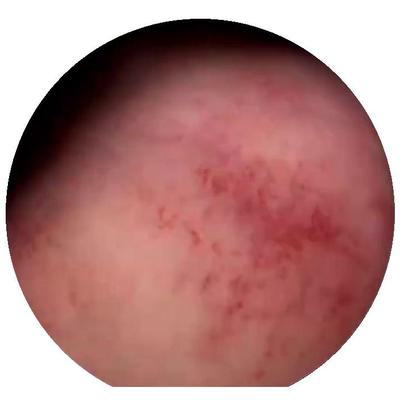
#> input picture up4/test/uterus/108.jpg, 400 x 400 px, found by its file name; its folder holds only this picture in this run
$ jupyter execute --allow-errors image_preprocessing.ipynb
#> lines starting #> are read from the running program, lines starting #| are printed output that depends on the picture; after the words box and inside, x2 and y2 are one past the last pixel; in counts of white or black regions, pixels touching at a corner belong together
[cell 1]
# Cropping hysteroscopy images with Circles (suitable for a folder)

import cv2
from PIL import Image, ImageDraw
import os

# [40 lines left out: functions detect_circle, add_padding_to_square, crop_to_circle, not called in this run]

# Directory path
input_directory = "/Users/ummefahmidaakter/Downloads/up3/p"

# Loop through each file in the directory
#> (the rest of this cell did not finish here and is left out)

[cell 2]
# Cropping hysteroscopy images with Circles (suitable for one image)

import cv2
import os
import numpy as np
from PIL import Image, ImageDraw, ImageOps

def detect_circle(image_path):
    """Detect the primary circle in the given image."""
    gray = cv2.imread(image_path, cv2.IMREAD_GRAYSCALE)
    circles = cv2.HoughCircles(gray, cv2.HOUGH_GRADIENT, dp=1, minDist=20, param1=50, param2=30, minRadius=0, maxRadius=0)

    if circles is not None:
        return tuple(circles[0][0].round().astype(int))
    return None

# [4 lines left out: function add_padding_to_square, not called in this run]

def crop_to_circle(input_path):
    """Crop the image to its detected circle."""
    circle = detect_circle(input_path)
    if not circle:
        print(f"Circle not detected for image {input_path}!")
        return None

    x, y, r = circle
    image = Image.open(input_path)
    mask = Image.new("L", image.size, 0)
    ImageDraw.Draw(mask).ellipse([(x-r, y-r), (x+r, y+r)], fill=255)
    result = Image.composite(image, Image.new("RGBA", image.size, (0, 0, 0, 0)), mask)

    result = result.crop((max(0, x-r-10), max(0, y-r-10), min(image.width, x+r+10), min(image.height, y+r+10)))
    return add_padding_to_square(result)

def show_before_after(input_image_path):
    """Show original and cropped image side by side."""
    cropped = crop_to_circle(input_image_path)
    if not cropped:
        return

    original = Image.open(input_image_path)
    max_height = min(original.height, cropped.height)
    original = ImageOps.fit(original, (original.width, max_height))
    cropped = ImageOps.fit(cropped, (cropped.width, max_height))

    # Concatenate horizontally
    side_by_side = Image.new('RGB', (original.width + cropped.width, max_height))
    side_by_side.paste(original, (0, 0))
    side_by_side.paste(cropped, (original.width, 0))
    side_by_side.save("before_and_after.jpg")

    # Display the side by side image using OpenCV:
    cv2.imshow('Before and After', cv2.cvtColor(np.array(side_by_side), cv2.COLOR_RGB2BGR))
    cv2.waitKey(0)
    cv2.destroyAllWindows()

input_image_path = "/Users/ummefahmidaakter/Downloads/1.jpg"
#> (the rest of this cell did not finish here and is left out)

[cell 3]
# Convert Images From .png to .jpg

import os
from PIL import Image

# [12 lines left out: function convert_png_to_jpg, not called in this run]

def convert_all_pngs_in_folder(input_folder, output_folder):
    # Ensure output directory exists
    if not os.path.exists(output_folder):
        os.makedirs(output_folder)

    for filename in os.listdir(input_folder):
        if filename.endswith('.png'):
            png_filepath = os.path.join(input_folder, filename)
            convert_png_to_jpg(png_filepath, output_folder)

# Usage example:
input_folder = "/Users/ummefahmidaakter/Downloads/png"
output_folder = "/Users/ummefahmidaakter/Downloads/png"
#> (the rest of this cell did not finish here and is left out)

[cell 4]
# Image Resizing (suitable for a folder)

import os
from PIL import Image

# Set parameters
new_width = 400
new_height = 400

folder_path = "/Users/ummefahmidaakter/Downloads/up3/uterus"

# Loop through each file in the folder
for file_name in os.listdir(folder_path):
    if file_name.lower().endswith(('.png', '.jpg', '.jpeg', '.gif')):
        file_path = os.path.join(folder_path, file_name)

        # Read the image from the file path
        img = Image.open(file_path)
#> img is the input picture: PIL image 400x400 RGB; mean R, G, B 178.2, 131.1, 129.4

        # Convert "RGBA" images to "RGB" mode if needed
        if img.mode == 'RGBA':
            img = img.convert('RGB')

        # Resize the image to the desired size using LANCZOS resampling
        resized_img = img.resize((new_width, new_height), Image.LANCZOS)

        # Construct the new filename with the "resized_" prefix and the same extension as the original
        new_file_name = "resized_folder" + file_name

        # Save the resized image back to the folder
        resized_img.save(os.path.join(folder_path, new_file_name))

print("Image resizing complete!")

[cell 5]
# Image Resizing (suitable for one image)

import os
from PIL import Image
import numpy as np
import cv2
import matplotlib.pyplot as plt

# Set parameters
img_size = 400

train_folder = "/Users/ummefahmidaakter/Downloads"

# Loop through each file in the folder for the current class
#> (the rest of this cell did not finish here and is left out)

[cell 6]
# Image Renaming

import os
import shutil

def rename_images(folder_path):
    try:
        # Get a list of all files in the folder
        files = os.listdir(folder_path)
        # Sort the files to ensure they are renamed in the correct order
        files.sort()

        # Start renaming from 1
        count = 1

        # Loop through each file and rename it
        for filename in files:
            if filename.lower() == ".ds_store":
                continue  # Skip .DS_Store files

            # Get the file extension
            _, ext = os.path.splitext(filename)
            # Create the new name using the count and file extension
            new_name = str(count) + ext
            # Join the folder path and the old filename to get the full old path
            old_path = os.path.join(folder_path, filename)
            # Join the folder path and the new filename to get the full new path
            new_path = os.path.join(folder_path, new_name)

            try:
                # Rename the file
                os.rename(old_path, new_path)
            except Exception as e:
                print(f"Error renaming {filename}: {e}")
                # If there was an error renaming the file, continue with the next file
                continue

            # Increment the count for the next iteration
            count += 1

    except Exception as e:
        print(f"Error occurred: {e}")

if __name__ == "__main__":
    folder_path = "/Users/ummefahmidaakter/Downloads/up3/uterus"  # Replace this with your folder path
    rename_images(folder_path)

[cell 7]
# Frames Extracting from Videos

import av
import os

# Replace the video file path with the correct directory of your video
video_file_path = "/Users/ummefahmidaakter/Downloads/lumen/cervix_lumin.mp4"

# Create the output directory if it doesn't exist
output_directory = "/Users/ummefahmidaakter/Downloads/lumen/cervix_lumin"
if not os.path.exists(output_directory):
    os.makedirs(output_directory)

# Open the video using PyAV
#> (the rest of this cell did not finish here and is left out)

[cell 8]
# Removing Duplicate Images

import os
from PIL import Image, UnidentifiedImageError
import imagehash

def find_duplicates(folder_path):
    image_hashes = {}
    duplicate_images = []

    for filename in os.listdir(folder_path):
        file_path = os.path.join(folder_path, filename)

        if not os.path.isfile(file_path):
            continue

        try:
            with Image.open(file_path) as img:
                # Calculate the hash of the image
                hash_value = imagehash.average_hash(img)
                if hash_value in image_hashes:
                    duplicate_images.append(filename)
                else:
                    image_hashes[hash_value] = filename
        except (IOError, OSError, UnidentifiedImageError) as e:
            print(f"Error processing {filename}: {str(e)}")

    return duplicate_images

def remove_duplicates(folder_path):
    duplicate_images = find_duplicates(folder_path)

    for filename in duplicate_images:
        file_path = os.path.join(folder_path, filename)
        try:
            os.remove(file_path)
            print(f"Removed duplicate image: {filename}")
        except Exception as e:
            print(f"Failed to remove {filename}: {str(e)}")

#> (the rest of this cell did not finish here and is left out)

[cell 9]
# Splitting Dataset into Training, Testing and Validation Portion for images with their Corresponding Masks

import os
import shutil
from sklearn.model_selection import train_test_split

# Define paths to your original and masked image folders
original_folder = "/Users/ummefahmidaakter/Downloads/u_p/image"
mask_folder = "/Users/ummefahmidaakter/Downloads/u_p/uterus"

# Create lists to store file names
original_files = os.listdir(original_folder)
mask_files = os.listdir(mask_folder)

# Split the data into train, test, and validation sets
#> (the rest of this cell did not finish here and is left out)

[cell 10]
# Splitting Dataset into Training, Testing and Validation Portion for images with multiple classes

import os
import shutil
import random

# [25 lines left out: function split_data, not called in this run]

# Paths
src_polyp = "/Users/ummefahmidaakter/Downloads/up5/polyp"
src_uterus = "/Users/ummefahmidaakter/Downloads/up5/uterus"

# Validate and print the number of images in source folders
#> (the rest of this cell did not finish here and is left out)

[cell 11]
# Data Augmentation

import numpy as np
import matplotlib.pyplot as plt
from tensorflow.keras.preprocessing.image import ImageDataGenerator, load_img, img_to_array


# Load the image
img_path = "/Users/ummefahmidaakter/Downloads/534.jpg" # Change to the path of your image
#> (the rest of this cell did not finish here and is left out)

[cell 12]
# Morphology

import cv2
import numpy as np
import matplotlib.pyplot as plt

# Load the image
file_path = "/Users/ummefahmidaakter/Downloads/534.jpg"
image = cv2.imread(file_path, cv2.IMREAD_GRAYSCALE) / 255.0  # Load as grayscale and normalize to [0, 1]
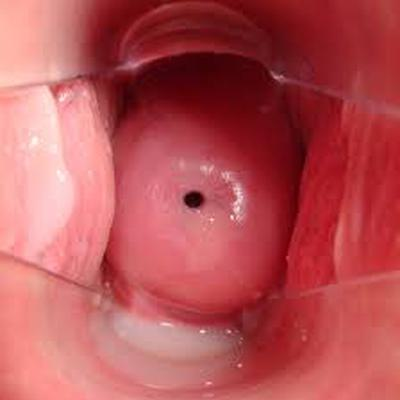
#> input picture cervix4/train/image/534.jpg, 400 x 400 px, found by its file name
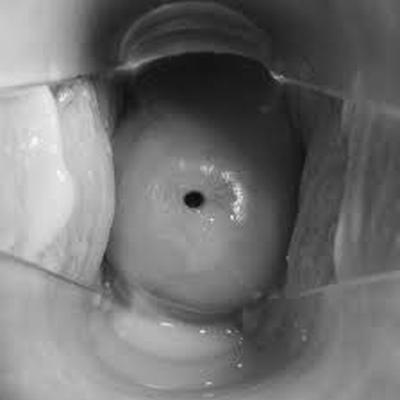
#> image: shape (400, 400) float64; min 0.0314, max 0.988, mean 0.443

# Apply threshold
threshold = 0.5
binary_mask = (image > threshold).astype(np.uint8)
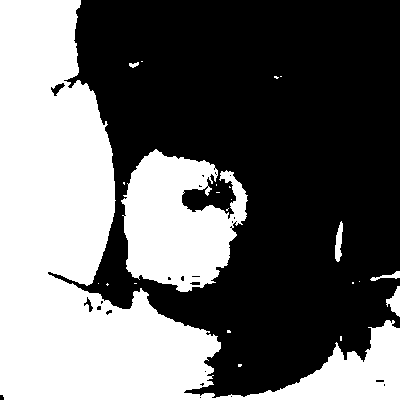
#> binary_mask: shape (400, 400); values 0 (black) and 1 (white), 41.8% white; 23 white regions (17 under 20 px), largest, box (x1, y1, x2, y2) and area: (0, 0, 400, 400) 54257, (121, 149, 248, 292) 11877, (386, 286, 400, 317) 235, (335, 221, 343, 262) 208, (370, 271, 400, 281) 112, (129, 62, 139, 68) 37

# Apply morphological transformation
kernel = cv2.getStructuringElement(cv2.MORPH_ELLIPSE, (5, 5))
morphed_mask = cv2.morphologyEx(binary_mask, cv2.MORPH_CLOSE, kernel)
#> morphed_mask: shape (400, 400); values 0 (black) and 1 (white), 42.3% white; 16 white regions (10 under 20 px), largest, box (x1, y1, x2, y2) and area: (0, 0, 400, 400) 54691, (121, 149, 248, 292) 12245, (386, 286, 400, 317) 242, (335, 221, 343, 262) 210, (370, 271, 400, 281) 112, (129, 61, 143, 68) 41

# Display the original and morphed images
fig, (ax1, ax2) = plt.subplots(1, 2, figsize=(10, 5))

ax1.set_title("Original Image")
ax1.imshow(image, cmap='gray')
ax1.axis('off')

ax2.set_title("Morphed Image")
ax2.imshow(morphed_mask, cmap='gray')
ax2.axis('off')

plt.tight_layout()
plt.show()
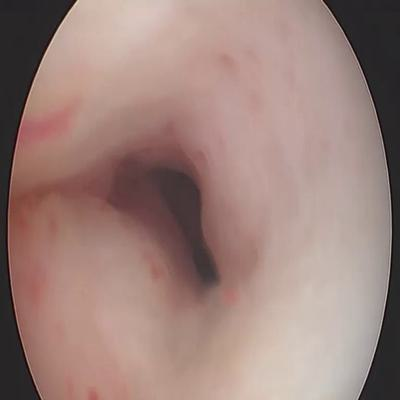
#> input picture lumen4/test/image/2.jpg, 400 x 400 px, found by its file name
#> further down, img is the input picture: PIL image 400x400 RGB; mean R, G, B 156.8, 129.7, 123.2
#> `lab_img = cv2.cvtColor(img, cv2.COLOR_BGR2LAB)`: lab_img: shape (400, 400, 3); mean of channels 0, 1, 2 137.5, 131.9, 112.9

[cell 13]
# Data Augmentation and Morphology together

import cv2
import numpy as np
import matplotlib.pyplot as plt
from tensorflow.keras.preprocessing.image import ImageDataGenerator, load_img, img_to_array

# Image path
img_path = "/Users/ummefahmidaakter/Downloads/534.jpg"  # Change to the path of your image

# 1. Apply Data Augmentations using code 1
#> (the rest of this cell did not finish here and is left out)

[cell 14]
# LBP + SIFT + FAST + CLAHE

import os
from PIL import Image
import cv2
import numpy as np
import matplotlib.pyplot as plt
from skimage.feature import local_binary_pattern

img_size = 400
hist_bins = 16

train_folder = "/Users/ummefahmidaakter/Downloads"

# Replace os.listdir with a list containing the image file name
file_name = '2.jpg'
file_path = os.path.join(train_folder, file_name)

# Check if the file is an image file
#> (the rest of this cell did not finish here and is left out)

[cell 15]
# LBP + SIFT + THresholding + Bilateral Denoising

import os
from PIL import Image
import cv2
import numpy as np
import matplotlib.pyplot as plt
from skimage.feature import local_binary_pattern

img_size = 400
hist_bins = 16

train_folder = "/Users/ummefahmidaakter/Downloads"

# Replace os.listdir with a list containing the image file name
file_name = '2.jpg'
file_path = os.path.join(train_folder, file_name)

# Check if the file is an image file
if file_name.endswith(".jpg") or file_name.endswith(".png") or file_name.endswith(".jpeg"):
    # Read the image from the file path
    img = Image.open(file_path)

    # Display the original image
    fig, (ax1, ax2) = plt.subplots(1, 2)
    ax1.imshow(img)
    ax1.set_title('Original Image')

    # Resize the image to the desired size
    resized_img = cv2.resize(np.array(img), (img_size, img_size))

    # Apply thresholding to separate foreground and background
    gray = cv2.cvtColor(resized_img, cv2.COLOR_BGR2GRAY)
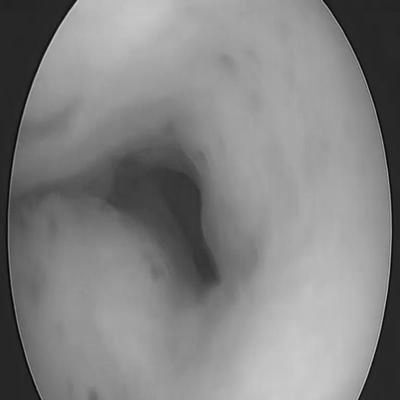
#> gray: shape (400, 400); min 0, max 216, mean 130.9
    _, threshold = cv2.threshold(gray, 0, 255, cv2.THRESH_BINARY_INV + cv2.THRESH_OTSU)
#> threshold: shape (400, 400); 25% white; 36 white regions (33 under 20 px), largest, box (x1, y1, x2, y2) and area: (0, 0, 228, 400) 29711, (323, 0, 400, 400) 10065, (16, 123, 29, 160) 149
    threshold_img = cv2.bitwise_and(resized_img, resized_img, mask=threshold)
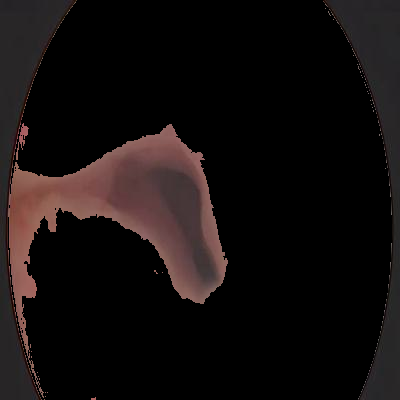
#> threshold_img: shape (400, 400, 3); mean R, G, B 19.9, 14.7, 14.3

    # Perform image denoising using Bilateral Filter
    bilateral_img = cv2.bilateralFilter(threshold_img, d=9, sigmaColor=75, sigmaSpace=75)

    # Extract SIFT features
    sift = cv2.SIFT_create()
    keypoints, descriptors = sift.detectAndCompute(gray, None)
#> keypoints = 15 keypoints; strongest (x, y, size): (76, 4, 1.9), (167, 198, 84.3), (48, 45, 2.1), (66, 13, 1.9)

    # Check if descriptors exist
    if descriptors is not None and len(keypoints) > 0:
        # Convert descriptors to numpy array
        descriptors = np.array(descriptors)

        # Check if the length of descriptors is less than or equal to 1000 before padding
        if descriptors.shape[0] <= 1000:
            descriptors = np.pad(descriptors, ((0, 1000 - descriptors.shape[0]), (0, 0)), mode='constant')
        else:
            descriptors = descriptors[:1000, :]

    # Display the SIFT features
    sift_img = cv2.drawKeypoints(bilateral_img, keypoints, None, flags=cv2.DRAW_MATCHES_FLAGS_DRAW_RICH_KEYPOINTS)

    gray = cv2.cvtColor(sift_img, cv2.COLOR_BGR2GRAY)
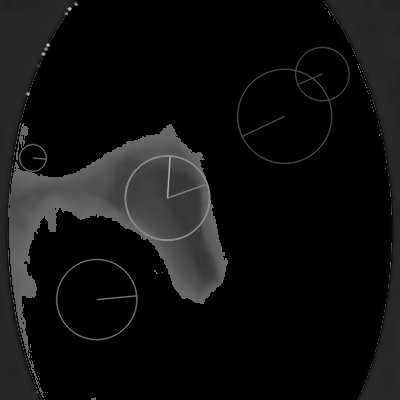
#> gray: shape (400, 400); min 0, max 202, mean 16.1

    # Calculate the LBP features
    lbp = local_binary_pattern(gray, 8, 1, method='uniform')
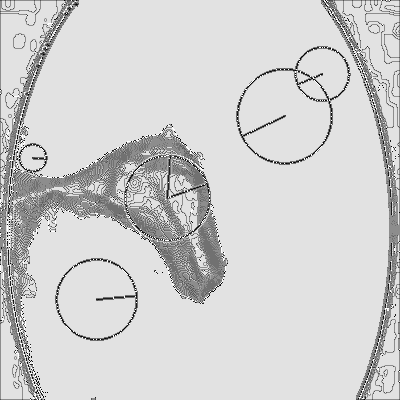
#> lbp: shape (400, 400) float64; min 0, max 9, mean 7.39; drawn with min black and max white
    hist_lbp, _ = np.histogram(lbp, bins=hist_bins, range=(0, hist_bins - 1), density=True)
#> hist_lbp = [0.00524, 0.00902, 0.000873, 0.0183, 0.0481, 0.0769, 0.0114, 0.0177, 0.868, 0.0113, 0, 0, 0, 0, 0, 0]

    # Display the LBP image
    ax2.imshow(lbp, cmap='gray')
    ax2.set_title('LBP and SIFT together')
    plt.show()

[cell 16]
# Color Histogram + ORB + THresholding + Bilateral Denoising

import os
from PIL import Image
import cv2
import numpy as np
import matplotlib.pyplot as plt

img_size = 250
channels = 3
hist_bins = 16

train_folder = "/Users/ummefahmidaakter/Downloads"

# Replace os.listdir with a list containing the image file name
file_name = '2.jpg'
file_path = os.path.join(train_folder, file_name)

# Check if the file is an image file
if file_name.endswith((".jpg", ".png", ".jpeg")):
    # Read the image from the file path
    img = Image.open(file_path)

    # Display the original image
    fig, (ax1, ax2) = plt.subplots(1, 2)
    ax1.imshow(img)
    ax1.set_title('Original Image')

    # Resize the image to the desired size
    resized_img = cv2.resize(np.array(img), (img_size, img_size))

    # Convert the resized image to grayscale
    gray = cv2.cvtColor(resized_img, cv2.COLOR_BGR2GRAY)
#> gray: shape (250, 250)

    # Apply thresholding to separate foreground and background
    _, threshold = cv2.threshold(gray, 0, 255, cv2.THRESH_BINARY_INV + cv2.THRESH_OTSU)
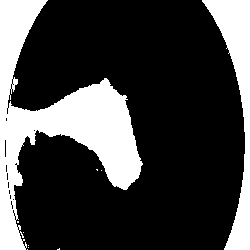
#> threshold: shape (250, 250); 25% white; 10 white regions (8 under 20 px), largest, box (x1, y1, x2, y2) and area: (0, 0, 143, 250) 11676, (202, 0, 250, 250) 3944
    threshold_img = cv2.bitwise_and(resized_img, resized_img, mask=threshold)
#> threshold_img: shape (250, 250, 3)

    # Perform image denoising using Bilateral Filter
    bilateral_img = cv2.bilateralFilter(threshold_img, d=9, sigmaColor=75, sigmaSpace=75)
#> bilateral_img: shape (250, 250, 3)

    # Create an ORB object and find keypoints and descriptors
    orb = cv2.ORB_create()
    keypoints, descriptors = orb.detectAndCompute(gray, None)
#> keypoints = (); descriptors = None

    # Check if descriptors exist
    if descriptors is not None and len(keypoints) > 0:
        # Convert descriptors to numpy array
        descriptors = np.array(descriptors)

        # Check if the length of descriptors is less than or equal to 1000 before padding
        if descriptors.shape[0] <= 1000:
            descriptors = np.pad(descriptors, ((0, 1000 - descriptors.shape[0]), (0, 0)), mode='constant')
        else:
            descriptors = descriptors[:1000, :]

    # Display the ORB features with thresholding and bilateral features applied
    orb_img = cv2.drawKeypoints(bilateral_img, keypoints, None, color=(0, 255, 0), flags=0)

    # Calculate the color histogram for each channel
    hist_b = cv2.calcHist([orb_img], [0], None, [hist_bins], [0, 256])
#> hist_b = [46784, 326, 7410, 48, 1015, 924, 1096, 1084, 2566, 1159, 88, 0, 0, 0, 0, 0]
    hist_g = cv2.calcHist([orb_img], [1], None, [hist_bins], [0, 256])
#> hist_g = [46860, 625, 7071, 1876, 1838, 2479, 1751, 0, 0, 0, 0, 0, 0, 0, 0, 0]
    hist_r = cv2.calcHist([orb_img], [2], None, [hist_bins], [0, 256])
#> hist_r = [46862, 661, 7043, 1779, 2730, 3290, 135, 0, 0, 0, 0, 0, 0, 0, 0, 0]

    # Normalize the histograms
    hist_b = cv2.normalize(hist_b, hist_b, alpha=0, beta=1, norm_type=cv2.NORM_MINMAX).flatten()
#> hist_b = [1, 0.00697, 0.158, 0.00103, 0.0217, 0.0198, 0.0234, 0.0232, 0.0548, 0.0248, 0.00188, 0, 0, 0, 0, 0]
    hist_g = cv2.normalize(hist_g, hist_g, alpha=0, beta=1, norm_type=cv2.NORM_MINMAX).flatten()
#> hist_g = [1, 0.0133, 0.151, 0.04, 0.0392, 0.0529, 0.0374, 0, 0, 0, 0, 0, 0, 0, 0, 0]
    hist_r = cv2.normalize(hist_r, hist_r, alpha=0, beta=1, norm_type=cv2.NORM_MINMAX).flatten()
#> hist_r = [1, 0.0141, 0.15, 0.038, 0.0583, 0.0702, 0.00288, 0, 0, 0, 0, 0, 0, 0, 0, 0]

    # Concatenate the histograms into a single feature vector
    color_hist = np.concatenate((hist_b, hist_g, hist_r))
#> color_hist = 48 values, max 1 at index 0, min 0 at index 11, mean 0.0834

    # Display all the features
    ax2.bar(range(len(color_hist)), color_hist)
    ax2.set_title('Color Histogram and ORB together')
    plt.show()
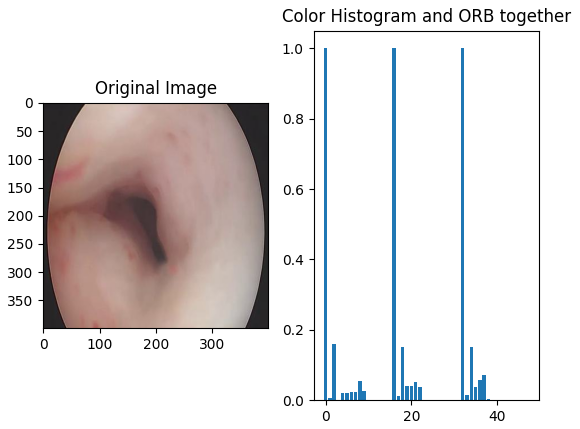
#> figure drawn by matplotlib, 2 panels
